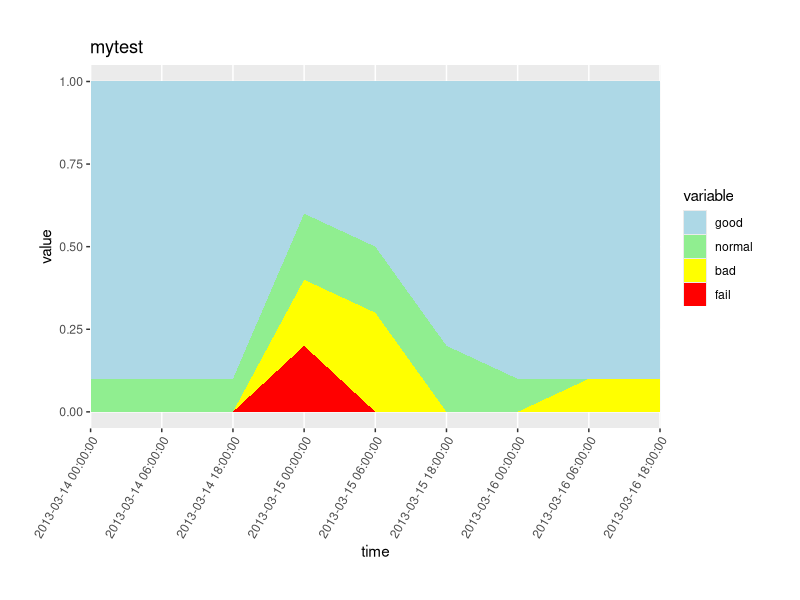

The R script that drew this image:
require(reshape2)
require(ggplot2)
require(plyr)
require(grid)

mydata <- read.csv('stacked_area.csv', header=TRUE, sep=',')
myd <- melt(mydata, id = "time")

opt <- list()
opt$variable = c('good','normal', 'bad', 'fail')
opt$color = c('lightblue', 'lightgreen','yellow','red')

myd$variable <- ordered(myd$variable, levels = opt$variable)

p <- ggplot(myd, aes(x=time,y=value,group=variable,fill=variable)) + 
geom_area(position="fill") +
scale_fill_manual(values = opt$color)  +
ggtitle("mytest") +
scale_x_discrete(expand = c(0, 0)) +  
coord_cartesian(ylim=c(0,1)) +
theme(axis.text.x  = element_text(angle=60, vjust=1, hjust=1),
      plot.margin = unit(c(1,1,1,1), "cm")
      )


ggsave(p, filename="stacked_area-ggplot2.png", width=12)
